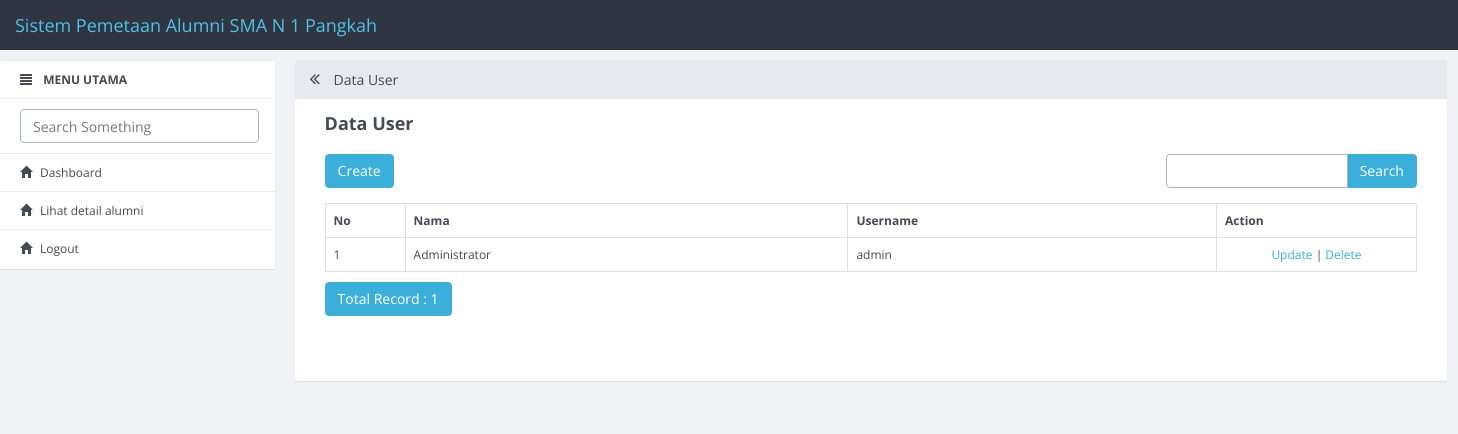
The app's page /index.php/user with its own data.
### tables this page shows
CREATE TABLE IF NOT EXISTS `user` (
  `id_user` int(11) NOT NULL,
  `nama` varchar(50) DEFAULT NULL,
  `username` varchar(100) DEFAULT NULL,
  `password` varchar(100) DEFAULT NULL,
  `level` varchar(20) DEFAULT NULL
);

### application/controllers/User.php (called while the page is built, shortened)
<?php
class User extends CI_Controller
{
    function __construct()
    {
        $this->load->model('User_model');
        $this->load->library('form_validation');
    }
    public function index()
    {
        $q = urldecode($this->input->get('q', TRUE));
        $start = intval($this->input->get('start'));
        if ($q <> '') {
            $config['base_url'] = base_url() . 'user/index.html?q=' . urlencode($q);
            $config['first_url'] = base_url() . 'user/index.html?q=' . urlencode($q);
        } else {
            $config['base_url'] = base_url() . 'user/index.html';
            $config['first_url'] = base_url() . 'user/index.html';
        }
        $config['per_page'] = 10;
        $config['page_query_string'] = TRUE;
        $config['total_rows'] = $this->User_model->total_rows($q);
        $user = $this->User_model->get_limit_data($config['per_page'], $start, $q);
        $this->load->library('pagination');
        $this->pagination->initialize($config);
        $data = array(
            'user_data' => $user,
            'q' => $q,
            'pagination' => $this->pagination->create_links(),
            'total_rows' => $config['total_rows'],
            'start' => $start,
            'konten' => 'user/user_list',
            'judul' => 'Data User',
        );
        $this->load->view('v_index', $data);
    }
}

### index.php (called while the page is built, shortened)
<?php
require_once BASEPATH.'core/CodeIgniter.php';

### application/config/config.php (called while the page is built, shortened)
<?php
$config['base_url'] = "http://".$_SERVER['HTTP_HOST'];
$config['base_url'] .= preg_replace('@/+$@','',dirname($_SERVER['SCRIPT_NAME'])).'/';
$config['index_page'] = '';
$config['uri_protocol']	= 'REQUEST_URI';
$config['url_suffix'] = '.html';
$config['language']	= 'english';
$config['charset'] = 'UTF-8';
$config['enable_hooks'] = FALSE;
$config['subclass_prefix'] = 'MY_';
$config['composer_autoload'] = FALSE;
$config['permitted_uri_chars'] = 'a-z 0-9~%.:_\-';
$config['enable_query_strings'] = FALSE;
$config['controller_trigger'] = 'c';
$config['function_trigger'] = 'm';
$config['directory_trigger'] = 'd';
$config['allow_get_array'] = TRUE;
$config['log_threshold'] = 0;
$config['log_path'] = '';
$config['log_file_extension'] = '';
$config['log_file_permissions'] = 0644;
$config['log_date_format'] = 'Y-m-d H:i:s';
$config['error_views_path'] = '';
$config['cache_path'] = '';
$config['cache_query_string'] = FALSE;
$config['encryption_key'] = 'gdgfdg3536';
$config['sess_driver'] = 'files';
$config['sess_cookie_name'] = 'ci_session';
$config['sess_expiration'] = 7200;
$config['sess_save_path'] = NULL;
$config['sess_match_ip'] = FALSE;
$config['sess_time_to_update'] = 300;
$config['sess_regenerate_destroy'] = FALSE;
$config['cookie_prefix']	= '';
$config['cookie_domain']	= '';
$config['cookie_path']		= '/';
$config['cookie_secure']	= FALSE;
$config['cookie_httponly'] 	= FALSE;
$config['standardize_newlines'] = FALSE;
$config['global_xss_filtering'] = FALSE;
$config['csrf_protection'] = FALSE;
$config['csrf_token_name'] = 'csrf_test_name';
$config['csrf_cookie_name'] = 'csrf_cookie_name';
$config['csrf_expire'] = 7200;
$config['csrf_regenerate'] = TRUE;
$config['csrf_exclude_uris'] = array();
$config['compress_output'] = FALSE;
$config['time_reference'] = 'local';
$config['rewrite_short_tags'] = FALSE;
$config['proxy_ips'] = '';

### application/models/User_model.php (called while the page is built, shortened)
<?php
class User_model extends CI_Model
{
    public $table = 'user';
    public $id = 'id_user';
    public $order = 'DESC';
    function total_rows($q = NULL) {
        $this->db->like('id_user', $q);
	$this->db->or_like('nama', $q);
	$this->db->or_like('username', $q);
	$this->db->or_like('password', $q);
	$this->db->or_like('level', $q);
	$this->db->from($this->table);
        return $this->db->count_all_results();
    }
    function get_limit_data($limit, $start = 0, $q = NULL) {
        $this->db->order_by($this->id, $this->order);
        $this->db->like('id_user', $q);
	$this->db->or_like('nama', $q);
	$this->db->or_like('username', $q);
	$this->db->or_like('password', $q);
	$this->db->or_like('level', $q);
	$this->db->limit($limit, $start);
        return $this->db->get($this->table)->result();
    }
}

### application/views/user/user_list.php (the view, shortened to what this page needs)
<div class="row" style="margin-bottom: 10px">
            <div class="col-md-4">
                <?php echo anchor(site_url('user/create'),'Create', 'class="btn btn-primary"'); ?>
            </div>
            <div class="col-md-4 text-center">
            </div>
            <div class="col-md-1 text-right">
            </div>
            <div class="col-md-3 text-right">
                <form action="<?php echo site_url('user/index'); ?>" class="form-inline" method="get">
                    <div class="input-group">
                        <input type="text" class="form-control" name="q" value="<?php echo $q; ?>">
                        <span class="input-group-btn">
                          <button class="btn btn-primary" type="submit">Search</button>
                        </span>
                    </div>
                </form>
            </div>
        </div>
        <table class="table table-bordered" style="margin-bottom: 10px">
            <tr>
                <th>No</th>
        <th>Nama</th>
        <th>Username</th>
        <th>Action</th>
            </tr><?php
            foreach ($user_data as $user)
            {
                ?>
                <tr>
            <td width="80px"><?php echo ++$start ?></td>
            <td><?php echo $user->nama ?></td>
            <td><?php echo $user->username ?></td>
            <td style="text-align:center" width="200px">
                <?php
                echo anchor(site_url('user/update/'.$user->id_user),'Update');
                echo ' | ';
                echo anchor(site_url('user/delete/'.$user->id_user),'Delete','onclick="javasciprt: return confirm(\'Are You Sure ?\')"');
                ?>
            </td>
        </tr>
                <?php
            }
            ?>
        </table>
        <div class="row">
            <div class="col-md-6">
                <a href="#" class="btn btn-primary">Total Record : <?php echo $total_rows ?></a>
        </div>
            <div class="col-md-6 text-right">
            </div>
        </div>

### records on screen
user: nama "Administrator", username "admin", id_user "Update", id_user "Delete"

### other values on screen
$judul "Data User"
anchor(site_url('user/create'),'Create', 'class="btn btn-primary"') "Create"
$total_rows "1"
